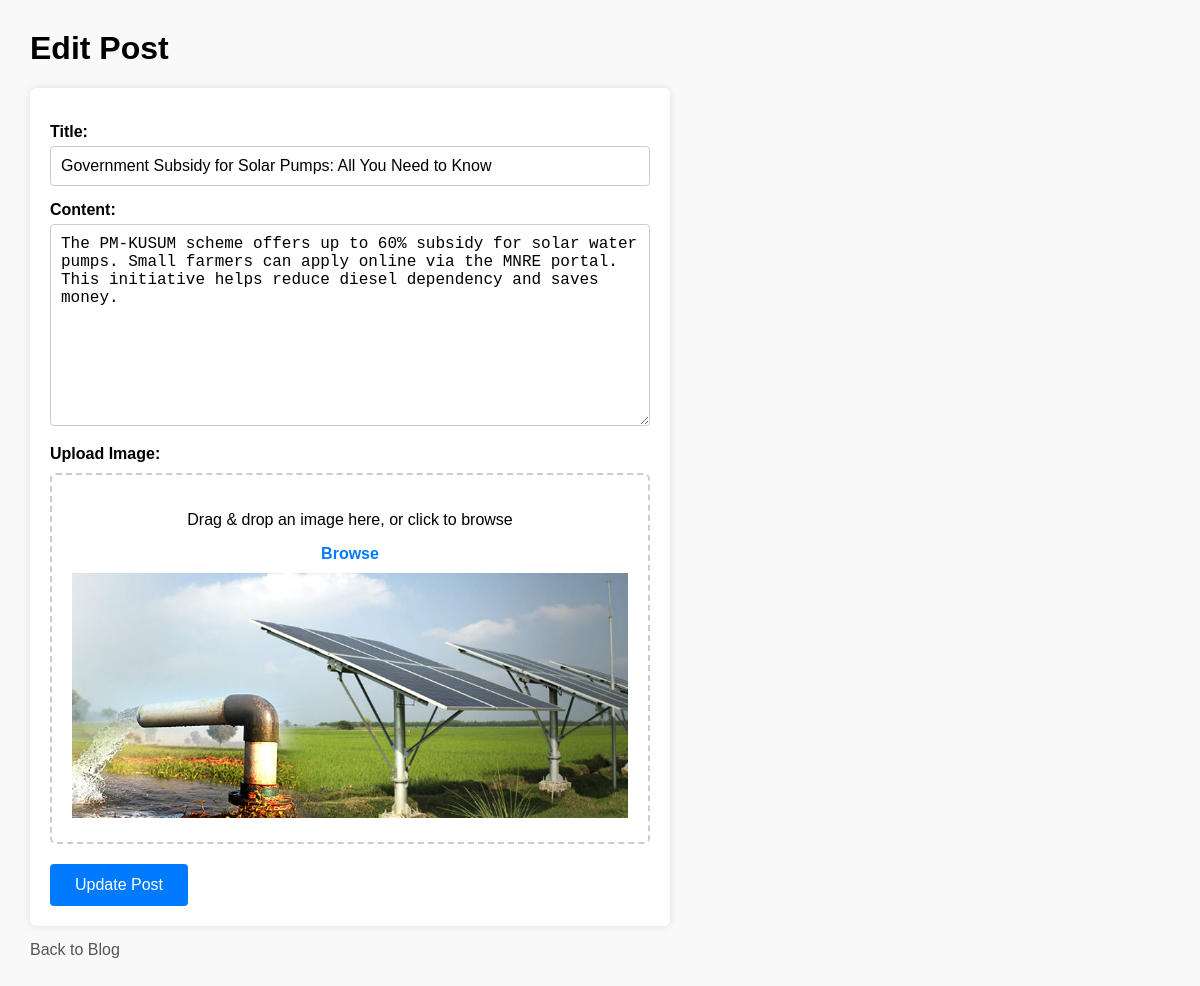
Page /edit/2 on the committed database.
### tables this page shows
CREATE TABLE blog (
    id INTEGER PRIMARY KEY AUTOINCREMENT,
    title TEXT NOT NULL,
    content TEXT NOT NULL,
    created_at TIMESTAMP DEFAULT CURRENT_TIMESTAMP
, author TEXT, summary TEXT, image_url TEXT);

### app.py (the view, shortened to what this page needs)
@app.route('/edit/<int:post_id>', methods=['GET', 'POST'])
def edit_post(post_id):
    conn = sqlite3.connect('users.db')
    conn.row_factory = sqlite3.Row
    cursor = conn.cursor()
    cursor.execute("SELECT * FROM blog WHERE id=?", (post_id,))
    post = cursor.fetchone()
    conn.close()
    return render_template('edit_post.html', post=post)

### app.py (called while the page is built)
@app.context_processor
def inject_access_checker():
    return dict(has_post_access=has_post_access)

### templates/edit_post.html (shortened to what this page needs)
<!DOCTYPE html>
<html lang="en">
<head>
</head>
<body>
    <h1>Edit Post</h1>
    <form method="POST" enctype="multipart/form-data" action="{{ url_for('edit_post', post_id=post['id']) }}">
    <label for="title">Title:</label>
    <input type="text" id="title" name="title" value="{{ post['title'] }}" required />
    <label for="content">Content:</label>
    <textarea id="content" name="content" rows="10" required>{{ post['content'] }}</textarea>
    <label for="image_file">Upload Image:</label>
    <div id="drop-area" class="border" style="padding: 20px; border: 2px dashed #ccc; text-align: center; border-radius: 6px; background-color: #fff; margin-top: 10px;">
        <p>Drag & drop an image here, or click to browse</p>
        <label for="fileElem" style="cursor: pointer; color: #007BFF;">Browse</label>
        <div id="preview" class="mt-2">
            {% if post['image_url'] %}
                <img src="{{ post['image_url'] }}" alt="Current Image" style="max-width:100%; margin-top:10px;" />
            {% endif %}
        </div>
    </div>
    <input type="submit" value="Update Post" />
    </form>
    <a href="{{ url_for('blog') }}">Back to Blog</a>
</body>
</html>

### templates/edit_post.html (style rules this page uses)
body { font-family: Arial, sans-serif; margin: 30px; background: #f9f9f9; }
form { background: white; padding: 20px; border-radius: 6px; max-width: 600px; box-shadow: 0 0 8px rgba(0,0,0,0.1); }
label { font-weight: bold; display: block; margin-top: 15px; }
input[type="text"], textarea { width: 100%; padding: 10px; margin-top: 5px; box-sizing: border-box; border-radius: 4px; border: 1px solid #ccc; font-size: 16px; }
textarea { resize: vertical; }
input[type="submit"] { margin-top: 20px; padding: 12px 25px; background-color: #007BFF; color: white; border: none; border-radius: 4px; cursor: pointer; font-size: 16px; }
a { display: inline-block; margin-top: 15px; color: #555; text-decoration: none; }

### rows in the picture
blog: title "Government Subsidy for Solar Pumps: All You Need to Know", content "The PM-KUSUM scheme offers up to 60% subsidy for solar water pumps. Small farmers can apply online via the MNRE portal. This initiative helps reduce diesel dependency and saves money.", image_url (picture)
